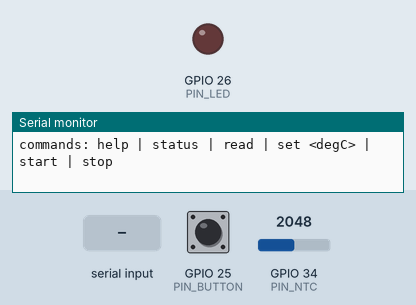
Simulated run of this sketch. Board: ESP32. Parts: output pins drawn as LEDs (lit = HIGH), the last lines printed to the serial monitor. The test bench sets the inputs (shaded band); at power-on: GPIO 25 (PIN_BUTTON) HIGH, GPIO 34 (PIN_NTC) = 2048 (analog values on the 0–4095 scale).

Above: at 1.2 s.
1.3 s: GPIO 25 (PIN_BUTTON) pulled LOW for 0.15 s
2.9 s: GPIO 34 (PIN_NTC) set to 1884
4.5 s: GPIO 34 (PIN_NTC) set to 1790
At 5.9 s:
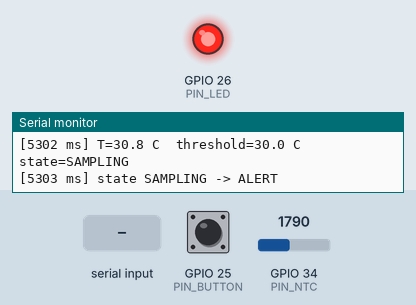
6.8 s: "status\n" received over Serial
8.3 s: GPIO 25 (PIN_BUTTON) pulled LOW for 1 s
At 9.3 s:
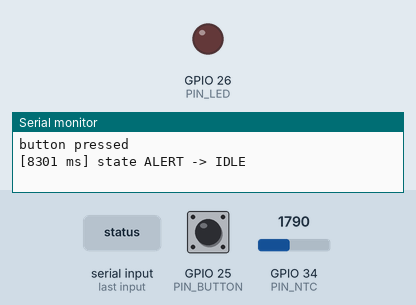
10.8 s: GPIO 25 (PIN_BUTTON) pulled LOW for 3.2 s
At 11.4 s:
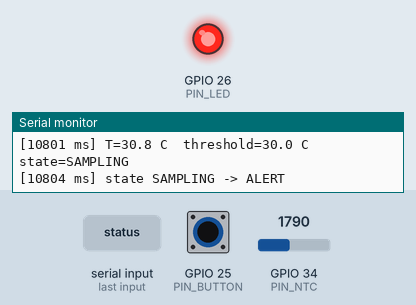
Timing chart, 0 to 13.8 s (numbered marks = the images above; inputs shaded):
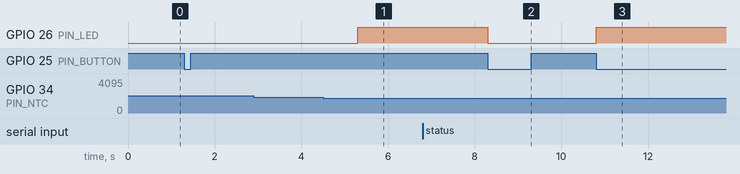

Measured:
- the behaviour switches between 1825 and 1824 on GPIO 34 (PIN_NTC) (found by bisection; images 0 and 1)
- after the input at 4.5 s, GPIO 26 (PIN_LED): LOW → HIGH after 0.80 s
- after the input at 8.3 s, GPIO 26 (PIN_LED): HIGH → LOW at once
- after the input at 10.8 s, GPIO 26 (PIN_LED): LOW → HIGH at once

The sketch:

sketch.ino
```cpp
/*
 * Simulated Sensor Monitoring System (ESP32, Wokwi)
 *
 *  - NTC temperature sensor read on ADC pin 34
 *  - Push button on GPIO 25 handled by a GPIO interrupt (flag set in ISR,
 *    work done in loop)
 *  - Finite state machine: IDLE -> SAMPLING -> ALERT
 *  - UART command-line interface (115200 baud) for runtime control
 *  - Red LED on GPIO 26 (via resistor) signals ALERT
 */
#include <Arduino.h>
#include <math.h>
#include <stdlib.h>
#include <string.h>

// ---------- Pins ----------
constexpr uint8_t PIN_NTC    = 34;
constexpr uint8_t PIN_BUTTON = 25;
constexpr uint8_t PIN_LED    = 26;

// ---------- Configuration ----------
constexpr float    BETA             = 3950.0f;  // NTC beta coefficient
constexpr uint32_t SAMPLE_PERIOD_MS = 1000;
constexpr uint32_t DEBOUNCE_MS      = 200;
constexpr float    HYSTERESIS_C     = 2.0f;     // avoids flapping near threshold
constexpr size_t   LINE_MAX_LEN     = 48;

// ---------- State machine ----------
enum class State : uint8_t { IDLE, SAMPLING, ALERT };

static State    g_state        = State::IDLE;
static float    g_thresholdC   = 30.0f;
static float    g_lastTempC    = NAN;
static uint32_t g_lastSampleMs = 0;

// ---------- ISR shared data ----------
// Written in the ISR, read in loop(). volatile so the compiler re-reads it.
static volatile bool     g_buttonPressed = false;
static volatile uint32_t g_lastIsrMs     = 0;

// ---------- UART line buffer ----------
static char   g_line[LINE_MAX_LEN];
static size_t g_lineLen = 0;

// Keep the ISR tiny: debounce, set a flag, return.
void IRAM_ATTR onButtonPress() {
  uint32_t now = millis();
  if (now - g_lastIsrMs > DEBOUNCE_MS) {
    g_lastIsrMs = now;
    g_buttonPressed = true;
  }
}

const char* stateName(State s) {
  switch (s) {
    case State::IDLE:     return "IDLE";
    case State::SAMPLING: return "SAMPLING";
    case State::ALERT:    return "ALERT";
  }
  return "?";
}

void setState(State next) {
  if (next == g_state) return;
  Serial.printf("[%lu ms] state %s -> %s\n",
                (unsigned long)millis(), stateName(g_state), stateName(next));
  g_state = next;
  digitalWrite(PIN_LED, next == State::ALERT ? HIGH : LOW);
  if (next == State::SAMPLING) {
    g_lastSampleMs = millis() - SAMPLE_PERIOD_MS;  // sample immediately
  }
}

// Convert 12-bit ADC reading of the NTC divider to degrees Celsius.
float readTemperatureC() {
  int raw = analogRead(PIN_NTC);
  if (raw <= 0 || raw >= 4095) return NAN;  // open/short, avoid log(0)
  return 1.0f / (logf(1.0f / (4095.0f / raw - 1.0f)) / BETA + 1.0f / 298.15f) - 273.15f;
}

void logReading(float tC) {
  Serial.printf("[%lu ms] T=%.1f C  threshold=%.1f C  state=%s\n",
                (unsigned long)millis(), tC, g_thresholdC, stateName(g_state));
}

// ---------- Button handling (runs in loop, not in the ISR) ----------
void handleButton() {
  if (!g_buttonPressed) return;
  g_buttonPressed = false;
  Serial.println("button pressed");
  switch (g_state) {
    case State::IDLE:     setState(State::SAMPLING); break;
    case State::SAMPLING: setState(State::IDLE);     break;
    case State::ALERT:    setState(State::IDLE);     break;  // acknowledge
  }
}

// ---------- State machine step ----------
void runStateMachine() {
  if (g_state == State::IDLE) return;

  uint32_t now = millis();
  if (now - g_lastSampleMs < SAMPLE_PERIOD_MS) return;
  g_lastSampleMs = now;

  float t = readTemperatureC();
  if (isnan(t)) {
    Serial.println("sensor error: ADC out of range");
    return;
  }
  g_lastTempC = t;
  logReading(t);

  if (g_state == State::SAMPLING && t > g_thresholdC) {
    setState(State::ALERT);
  } else if (g_state == State::ALERT && t < g_thresholdC - HYSTERESIS_C) {
    setState(State::SAMPLING);
  }
}

// ---------- UART command-line interface ----------
void printHelp() {
  Serial.println("commands: help | status | read | set <degC> | start | stop");
}

void executeCommand(char* line) {
  char* cmd = strtok(line, " ");
  if (cmd == nullptr) return;

  if (strcmp(cmd, "help") == 0) {
    printHelp();
  } else if (strcmp(cmd, "status") == 0) {
    Serial.printf("state=%s threshold=%.1f C last=%.1f C\n",
                  stateName(g_state), g_thresholdC, g_lastTempC);
  } else if (strcmp(cmd, "read") == 0) {
    float t = readTemperatureC();
    if (isnan(t)) Serial.println("sensor error: ADC out of range");
    else          logReading(t);
  } else if (strcmp(cmd, "set") == 0) {
    char* arg = strtok(nullptr, " ");
    if (arg == nullptr) {
      Serial.println("usage: set <degC>");
      return;
    }
    char* end = nullptr;
    float v = strtof(arg, &end);
    if (end == arg || *end != '\0' || v < -40.0f || v > 125.0f) {
      Serial.println("invalid value (range -40..125)");
      return;
    }
    g_thresholdC = v;
    Serial.printf("threshold set to %.1f C\n", g_thresholdC);
  } else if (strcmp(cmd, "start") == 0) {
    setState(State::SAMPLING);
  } else if (strcmp(cmd, "stop") == 0) {
    setState(State::IDLE);
  } else {
    Serial.println("unknown command (type 'help')");
  }
}

// Non-blocking: collect characters until newline, then run the command.
void handleSerial() {
  while (Serial.available() > 0) {
    char c = (char)Serial.read();
    if (c == '\r') continue;
    if (c == '\n') {
      g_line[g_lineLen] = '\0';
      executeCommand(g_line);
      g_lineLen = 0;
    } else if (g_lineLen < LINE_MAX_LEN - 1) {
      g_line[g_lineLen++] = c;
    } else {
      g_lineLen = 0;  // line too long: discard
      Serial.println("line too long");
    }
  }
}

void setup() {
  Serial.begin(115200);
  pinMode(PIN_LED, OUTPUT);
  digitalWrite(PIN_LED, LOW);
  pinMode(PIN_BUTTON, INPUT_PULLUP);
  analogReadResolution(12);
  attachInterrupt(digitalPinToInterrupt(PIN_BUTTON), onButtonPress, FALLING);

  Serial.println("Sensor monitor ready. Press the button or type 'start'.");
  printHelp();
}

void loop() {
  handleButton();
  handleSerial();
  runStateMachine();
}
```
